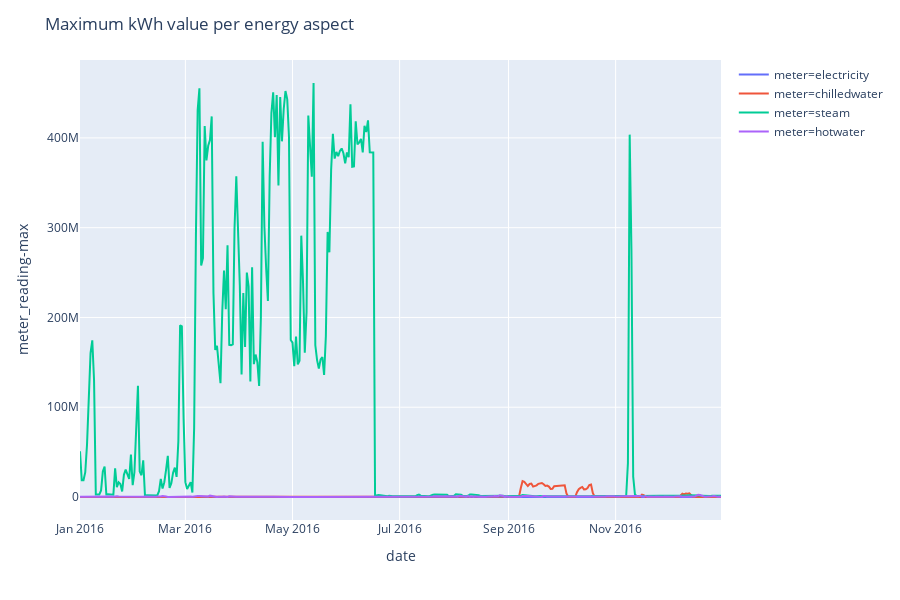

Notebook code cell kept with this figure:
### Code cell
fig_maximum = px.line(daily_train_agg, x='date', y='meter_reading-max', color='meter', render_mode='svg')
fig_maximum.update_layout(title='Maximum kWh value per energy aspect')
fig_maximum.show()

### Figure 1 — Plotly figure (JSON) as saved in the notebook; plotly's stock layout.template omitted (floating-point values rounded to 4 significant figures; data arrays with more than 128 entries replaced by an {"elided": "..."} marker saying what was removed)
{"data": [{"hoverlabel": {"namelength": 0}, "hovertemplate": "meter=electricity<br>date=%{x}<br>meter_reading-max=%{y}", "legendgroup": "meter=electricity", "line": {"color": "#636efa", "dash": "solid"}, "mode": "lines", "name": "meter=electricity", "showlegend": true, "type": "scatter", "x": {"elided": "366 str values"}, "xaxis": "x", "y": {"elided": "366 float values"}, "yaxis": "y"}, {"hoverlabel": {"namelength": 0}, "hovertemplate": "meter=chilledwater<br>date=%{x}<br>meter_reading-max=%{y}", "legendgroup": "meter=chilledwater", "line": {"color": "#EF553B", "dash": "solid"}, "mode": "lines", "name": "meter=chilledwater", "showlegend": true, "type": "scatter", "x": {"elided": "366 str values"}, "xaxis": "x", "y": {"elided": "366 float values"}, "yaxis": "y"}, {"hoverlabel": {"namelength": 0}, "hovertemplate": "meter=steam<br>date=%{x}<br>meter_reading-max=%{y}", "legendgroup": "meter=steam", "line": {"color": "#00cc96", "dash": "solid"}, "mode": "lines", "name": "meter=steam", "showlegend": true, "type": "scatter", "x": {"elided": "366 str values"}, "xaxis": "x", "y": {"elided": "366 float values"}, "yaxis": "y"}, {"hoverlabel": {"namelength": 0}, "hovertemplate": "meter=hotwater<br>date=%{x}<br>meter_reading-max=%{y}", "legendgroup": "meter=hotwater", "line": {"color": "#ab63fa", "dash": "solid"}, "mode": "lines", "name": "meter=hotwater", "showlegend": true, "type": "scatter", "x": {"elided": "366 str values"}, "xaxis": "x", "y": {"elided": "366 float values"}, "yaxis": "y"}], "layout": {"height": 600, "legend": {"tracegroupgap": 0}, "margin": {"t": 60}, "title": {"text": "Maximum kWh value per energy aspect"}, "xaxis": {"anchor": "y", "domain": [0, 1], "title": {"text": "date"}}, "yaxis": {"anchor": "x", "domain": [0, 1], "title": {"text": "meter_reading-max"}}}}
